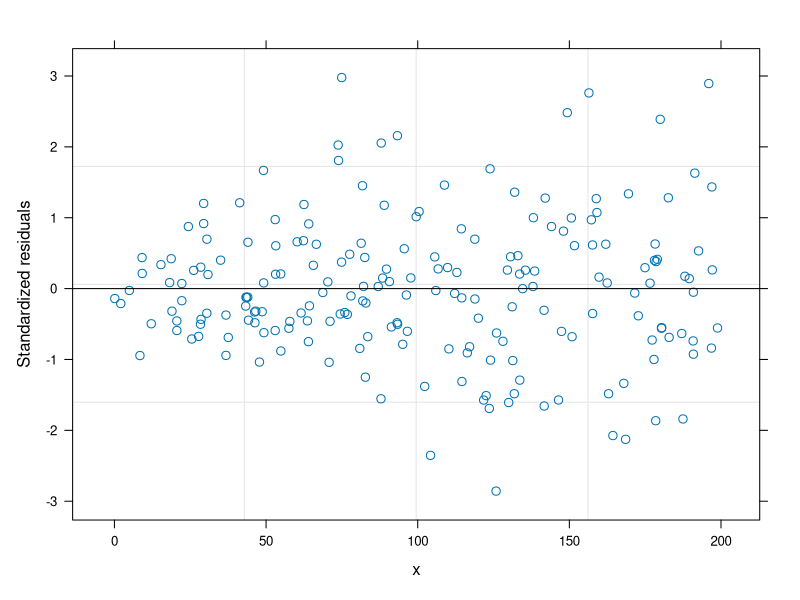
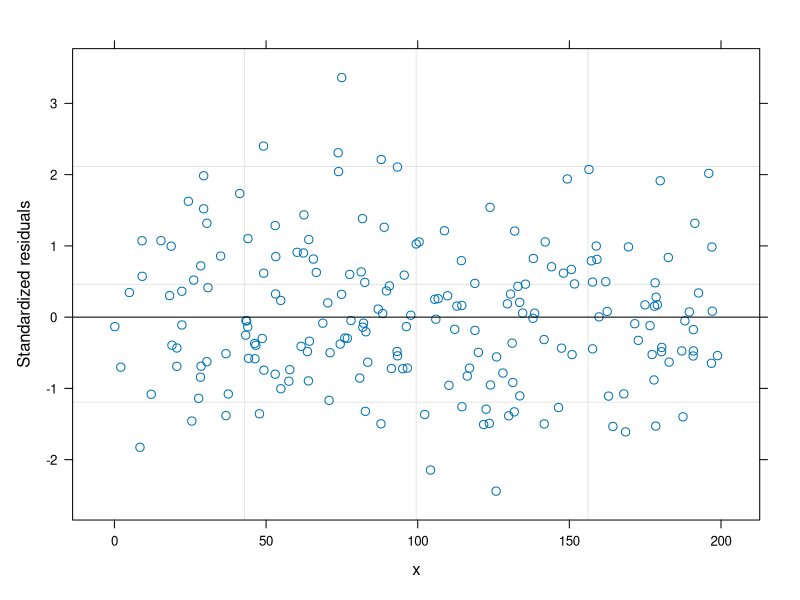

Generate these figures, in order, with R:
## ---- chunk 1
ni <- 10
G <- 20
nobs <- ni * G
grupo <- factor(rep(x=1:G, each=ni))
obs <- rep(x=1:ni, times=G)
set.seed(123)
x <- runif(n=nobs, min=0, max=200)
set.seed(123)
b0 <- rnorm(n=G, mean=0, sd=sqrt(64)) # Intercepto aleatorio
b0 <- rep(x=b0, each=ni)             # El mismo intercepto aleatorio pero repetido
media <- 4 - 6 * x + b0
sigma2_y <- 9 * x
set.seed(123)
y <- rnorm(n=nobs, mean=media, sd=sqrt(sigma2_y))
datos <- data.frame(obs, grupo, b0, x, media, y)
## ---- chunk 2
library(nlme)
fit0 <- lme(y ~ x, random = ~ 1 | grupo, data=datos)
## ---- chunk 3
plot(fit0, resid(., type = "p") ~ x, abline = 0)
## ---- chunk 4
fit1 <- lme(y ~ x, random = ~ 1 | grupo, weights=varFixed(~ x), data=datos)
## ---- chunk 5
summary(fit1)
## ---- chunk 6
plot(fit1, resid(., type = "p") ~ x, abline = 0)
## ---- chunk 7
anova(fit0, fit1)
